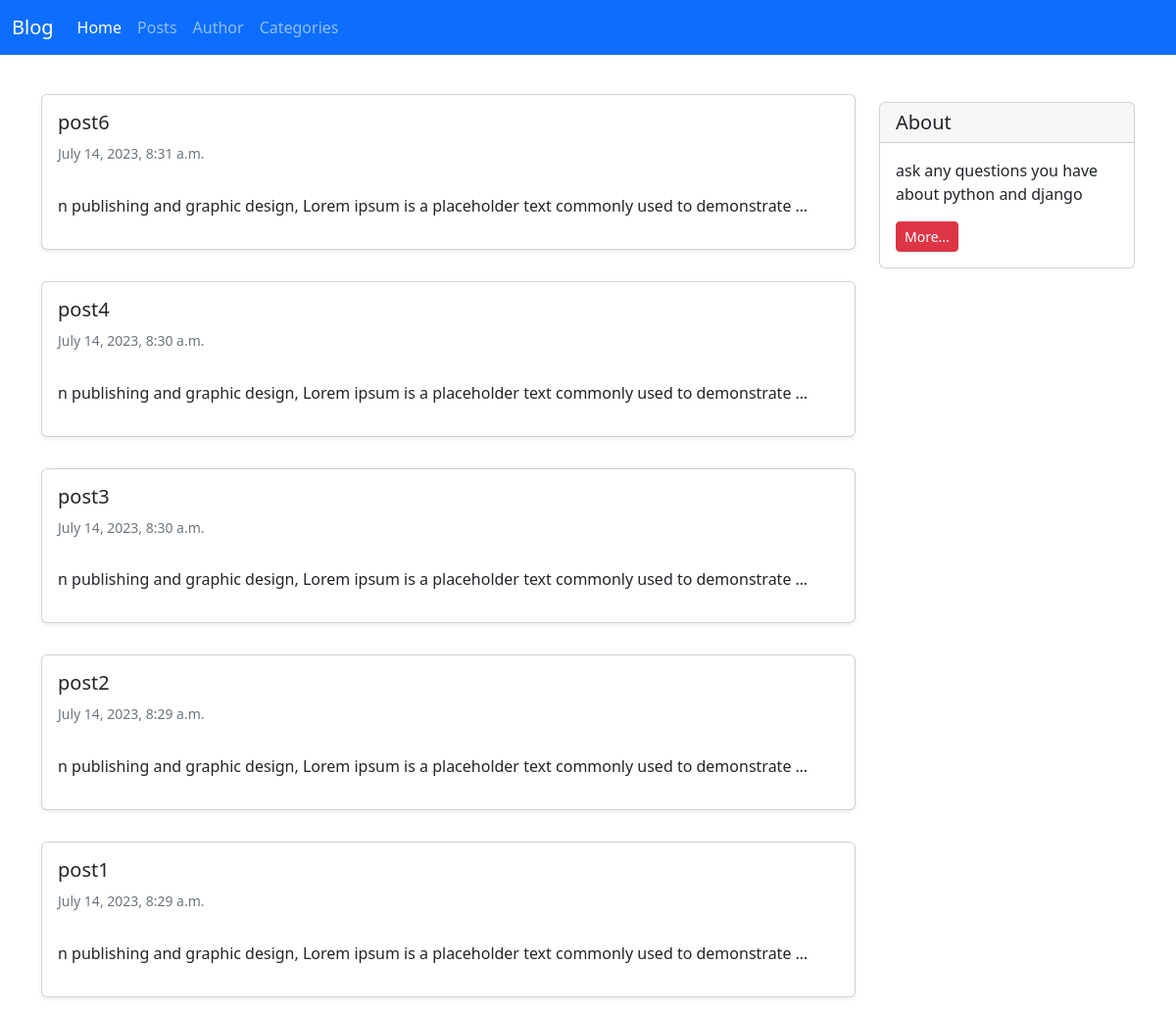
/posts/, run on the app's committed database.
### blog/models.py (models this page shows, shortened)
class Post(models.Model):
    STATUS_CHOISES = (
        ('pub', 'Published'),
        ('drf', 'Draft'),
    )
    title = models.CharField(max_length=100)
    text = models.TextField()
    author = models.ForeignKey(Author, on_delete=models.PROTECT)
    datetime_created = models.DateTimeField(auto_now_add=True)
    datetime_modified = models.DateTimeField(auto_now=True)
    status = models.CharField(choices=STATUS_CHOISES, max_length=3)
    category = models.ForeignKey("blog.Category", on_delete=models.PROTECT)

### blog/views.py (the view)
# urls.py: path('posts/', post_list_view, name='posts_list'),
def post_list_view(request, category=None):
    if category:
        posts_list = Post.objects.filter(status='pub', category__id=category).order_by('-datetime_modified')
    else:
        posts_list = Post.objects.filter(status='pub').order_by('-datetime_modified')
    return render(request, 'blog/posts_list.html', {'posts_list': posts_list})

### templates/blog/posts_list.html (shortened to what this page needs)
{% extends '_base.html' %}
{% block content %}
<div class="container mt-4">
    <div class="row">
        <div class="col-9">
            {% if posts_list %}
                {% for post in posts_list %}
                    <a href="{% url 'post_detail' post.id %}" class="card-link">
                        <div class="card shadow-sm my-3">
                            <div class="card-body">
                                <h5 class="card-title">{{ post.title }}</h5>
                                <h6 class="card-subtitle mb-2 text-muted small py-2">{{ post.datetime_created }}</h6>
                                <p class="card-text py-3">
                                    {{ post.text|truncatewords:15 }}
                                </p>
                            </div>
                        </div>
                    </a>
                {% endfor %}
            {% else %}
                <h1 class="text-bold shadow-sm">No Data Found 404!</h1>
            {% endif %}
        </div>
        <div class="col-3">
                <div class="card my-4">
                    <h5 class="card-header">About</h5>
                    <div class="card-body">
                        <p class="card-text">ask any questions you have about python and django</p>
                        <a href="#"
                           class="btn btn-sm btn-danger">
                            More...
                        </a>
                    </div>
                </div>
        </div>
    </div>
</div>
{% endblock %}

### data on the page
Post: title "post6", datetime_created "July 14, 2023, 8:31 a.m.", text "n publishing and graphic design, Lorem ipsum is a placeholder text commonly used to demonstrate …"
Post: title "post4", datetime_created "July 14, 2023, 8:30 a.m.", text "n publishing and graphic design, Lorem ipsum is a placeholder text commonly used to demonstrate …"
Post: title "post3", datetime_created "July 14, 2023, 8:30 a.m.", text "n publishing and graphic design, Lorem ipsum is a placeholder text commonly used to demonstrate …"
Post: title "post2", datetime_created "July 14, 2023, 8:29 a.m.", text "n publishing and graphic design, Lorem ipsum is a placeholder text commonly used to demonstrate …"
Post: title "post1", datetime_created "July 14, 2023, 8:29 a.m.", text "n publishing and graphic design, Lorem ipsum is a placeholder text commonly used to demonstrate …"
